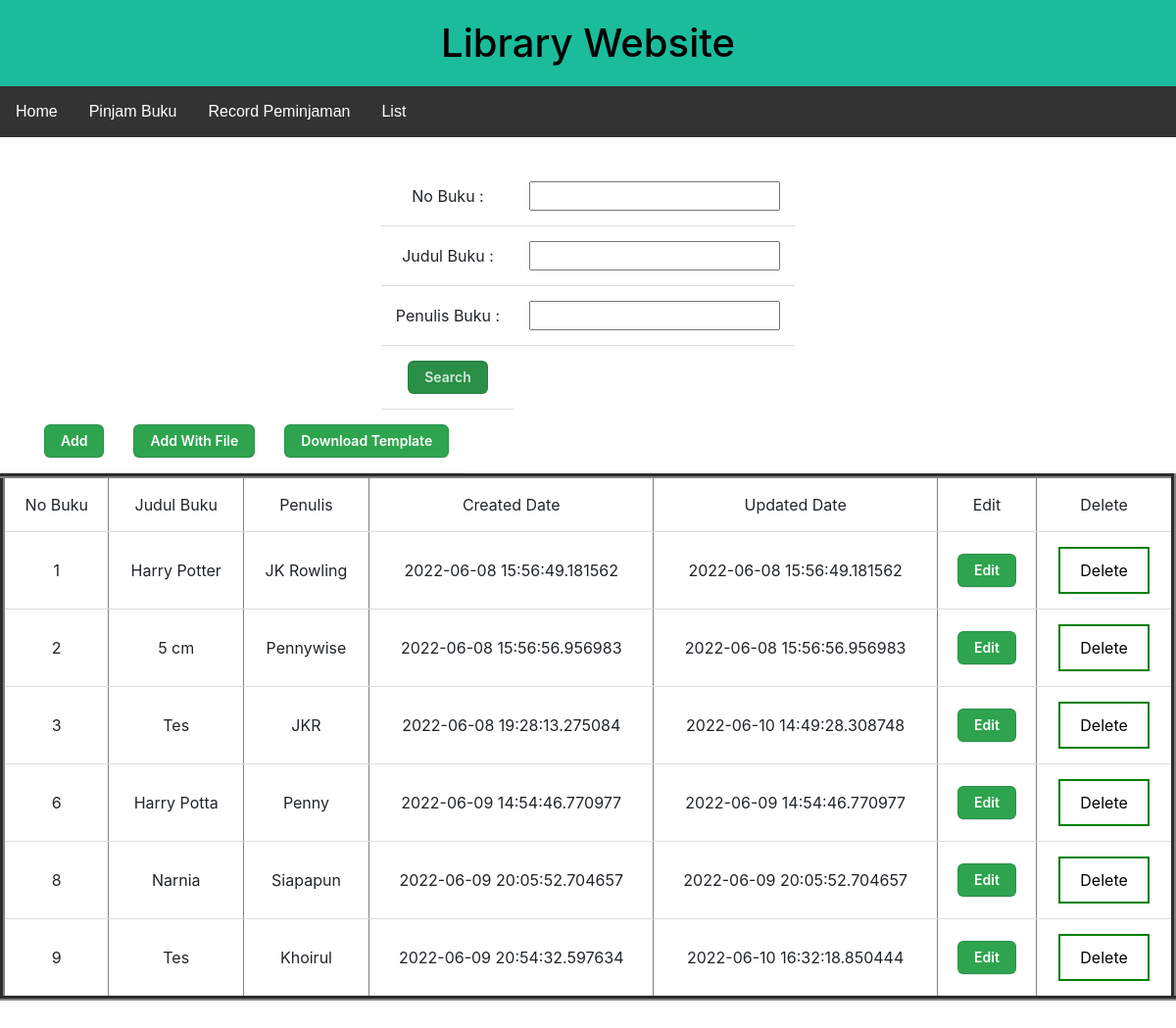
The app's page /viewBook with its own data.
### app/books/BookModel.py (models this page shows, shortened)
class book(db.Model):
    no_buku = db.Column(db.Integer, primary_key=True, autoincrement=True)
    nama_buku = db.Column(db.String(80), nullable=False)
    penulis_buku = db.Column(db.String(80), nullable=False)
    status_peminjaman = db.Column(db.String(2), nullable=False)
    flag = db.Column(db.String(2), nullable=False)
    created_date = db.Column(db.DateTime, nullable=False)
    updated_date = db.Column(db.DateTime, nullable=False)

### app/books/BookView.py (the view)
@book_bp.route('/viewBook')
def viewBook():
    return BookController.viewBook()

### app/books/BookController.py (called while the page is built)
def viewBook():
    rows = book.query.filter_by(flag="Y")
    return render_template("books/ListBuku.html", datas=rows)
    db.session.close()

### app/templates/books/ListBuku.html (shortened to what this page needs)
<!DOCTYPE html>
<html>
<head>
</head>
<body>
{% extends 'awal/Awal.html'%}
{% block content %}
<form name="searchForm" method="post" action='{{url_for("book_bp.searchBook")}}'>
    <table id="table-inputSearch">
      <tr><td>No Buku : </td><td><input type="text" name="noBuku" id="id"></td></tr>
      <tr><td>Judul Buku : </td><td><input type="text" name="judulBuku" id="jdl"></td></tr>
      <tr><td>Penulis Buku : </td><td><input type="text" name="penulis" id="pnls"></td></tr>
      <tr>
        <td><input class="btn-search" type="submit" value="Search"></td>
      </tr>
    </table>
</form>
  <table>
    <tr>
      <td>
        <td><button class="btn-addFile" data-toggle="modal" data-target="#modalAdd">Add</button></td>
        <td><button class="btn-addFile" data-toggle="modal" data-target="#modalImport">Add With File</button></td>
        <td><button class="btn-addFile" onclick="window.location.href='{{url_for("book_bp.downloadTemplate")}}'">Download Template</button></td>
      </td>
    </tr>
  </table>
  <table id="table-list" border=5>
      <thead>
          <td>No Buku</td>
          <td>Judul Buku</td>
          <td>Penulis</td>
          <td>Created Date</td>
          <td>Updated Date</td>
          <td>Edit</td>
          <td>Delete</td>
      </thead>
      {% for row in datas %}
          <tr>
              <td id="noBuku">{{row.no_buku}}</td>
              <td id="namaBuku">{{row.nama_buku}}</td>
              <td id="penulisBuku">{{row.penulis_buku}}</td>
              <td id="createdDate">{{row.created_date}}</td>
              <td id="updatedDate">{{row.updated_date}}</td>
              <td><button id="btn-edit" class="btn-addFile" data-toggle="modal" data-target="#editBook{{row.no_buku}}">Edit</button></td>
              <td><a class="link" href='{{url_for("book_bp.deleteBook", uid = row.no_buku)}}' onclick="confirm('Are you sure to Delete Data ?')">Delete</a></td>
      {% endfor %}
  </table>
  <br><br>
{% endblock%}

### app/templates/awal/Awal.html (shortened to what this page needs)
<!DOCTYPE html>
<html>
<head>
    <link rel="stylesheet" type="text/css" href="{{url_for('static', filename='styles.css')}}" />
    <link rel="stylesheet" href="https://cdn.jsdelivr.net/npm/bootstrap@4.0.0/dist/css/bootstrap.min.css">
</head>
<body>
  <h1 class="header">Library Website</h1>
  <div class="navbar-crud">
    <a href="/">Home</a>
    <a href="/viewAvailableBook">Pinjam Buku</a>
    <a href="/viewRecord">Record Peminjaman</a>
    <div class="dropdown-crud">
      <button class="dropbtn-crud">List
      </button>
    </div>
  </div>
  {% block content %}
  {% endblock %}
</body>
</html>

### app/static/styles.css (style rules this page uses)
.header { margin: 0%; padding: 20px; text-align: center; background: #1abc9c; color: black; font-size: 40px; }
.navbar-crud { overflow: hidden; background-color: #333; font-family: Arial; margin-bottom: 30px; }
.navbar-crud a { float: left; font-size: 16px; color: white; text-align: center; padding: 14px 16px; text-decoration: none; }
.dropdown-crud { float: left; overflow: hidden; }
.dropdown-crud .dropbtn-crud { font-size: 16px; border: none; outline: none; color: white; padding: 14px 16px; background-color: inherit; font-family: inherit; margin: 0; }
th, td { padding: 15px; text-align: center; border-bottom: 1px solid #ddd; }
#table-list { width: 100%; }
#table-inputSearch { margin-left: auto; margin-right: auto; }
.btn-search, .btn-add, .btn-addFile { appearance: none; margin: 0%; background-color: #2ea44f; border: 1px solid rgba(27, 31, 35, .15); border-radius: 6px; box-shadow: rgba(27, 31, 35, .1) 0 1px 0; box-sizing: border-box; color: #fff; cursor: pointer; display: inline-block; font-family: -apple-system,system-ui,"Segoe UI",Helvetica,Arial,sans-serif,"Apple Color Emoji","Segoe UI Emoji"; font-size: 14px; font-weight: 600; line-height: 20px; padding: 6px 16px; position: relative; text-align: center; text-decoration: none; user-select: none; -webkit-user-select: none; touch-action: manipulation; vertical-align: middle; white-space: nowrap; }
.btn-search, .btn-add, .btn-addFile:focus:not(:focus-visible):not(.focus-visible) { box-shadow: none; outline: none; }
.btn-search, .btn-add, .btn-addFile:hover { background-color: #2c974b; }
.btn-search, .btn-add, .btn-addFile:focus { box-shadow: rgba(46, 164, 79, .4) 0 0 0 3px; outline: none; }
.btn-search, .btn-add, .btn-addFile:disabled { background-color: #94d3a2; border-color: rgba(27, 31, 35, .1); color: rgba(255, 255, 255, .8); cursor: default; }
.btn-search, .btn-add, .btn-addFile:active { background-color: #298e46; box-shadow: rgba(20, 70, 32, .2) 0 1px 0 inset; }
.link:link, .link:visited { background-color: white; color: black; border: 2px solid green; padding: 10px 20px; text-align: center; text-decoration: none; display: inline-block; }

### records on screen
book: no_buku "1", nama_buku "Harry Potter", penulis_buku "JK Rowling", created_date "2022-06-08 15:56:49.181562", updated_date "2022-06-08 15:56:49.181562"
book: no_buku "2", nama_buku "5 cm", penulis_buku "Pennywise", created_date "2022-06-08 15:56:56.956983", updated_date "2022-06-08 15:56:56.956983"
book: no_buku "3", nama_buku "Tes", penulis_buku "JKR", created_date "2022-06-08 19:28:13.275084", updated_date "2022-06-10 14:49:28.308748"
book: no_buku "6", nama_buku "Harry Potta", penulis_buku "Penny", created_date "2022-06-09 14:54:46.770977", updated_date "2022-06-09 14:54:46.770977"
book: no_buku "8", nama_buku "Narnia", penulis_buku "Siapapun", created_date "2022-06-09 20:05:52.704657", updated_date "2022-06-09 20:05:52.704657"
book: no_buku "9", nama_buku "Tes", penulis_buku "Khoirul", created_date "2022-06-09 20:54:32.597634", updated_date "2022-06-10 16:32:18.850444"
